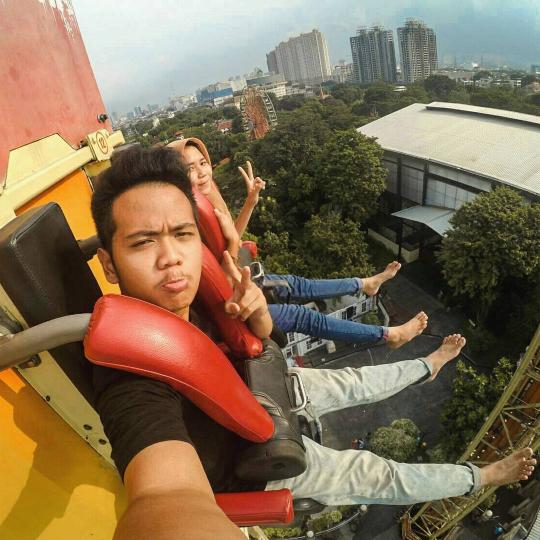
#> input picture munmun/test.jpg, 1080 x 1080 px (shown at 1/2 size)
$ python hue.py   (Python 2 division)
#> lines starting #> are read from the running program, lines starting #| are printed output that depends on the picture
import cv2
from scipy.cluster.vq import vq, kmeans
from matplotlib import pyplot as plt
import numpy as np

test_image = 'test.jpg'
img = cv2.imread(test_image)
#> img is the input picture: shape (1080, 1080, 3); mean B, G, R 83.4, 109.8, 129.9
hsv_image = cv2.cvtColor(img, cv2.COLOR_RGB2HSV)
#> hsv_image: shape (1080, 1080, 3); mean H, S, V 88.2, 104.6, 133.5

plt.imshow(hsv_image)
plt.show()

hue, sat, val = hsv_image[:,:,0], hsv_image[:,:,1], hsv_image[:,:,2]
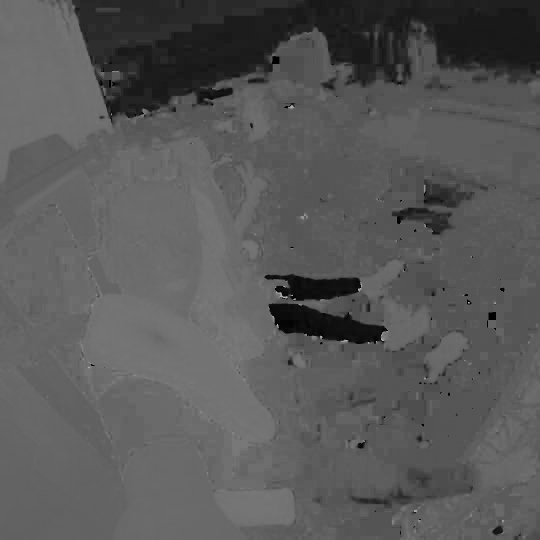
#> hue: shape (1080, 1080) (shown at 1/2 size); min 0, max 178, mean 88.2
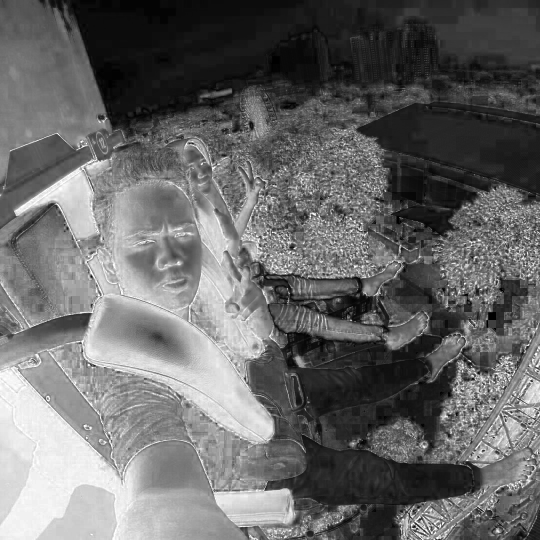
#> sat: shape (1080, 1080) (shown at 1/2 size); min 0, max 255, mean 104.6
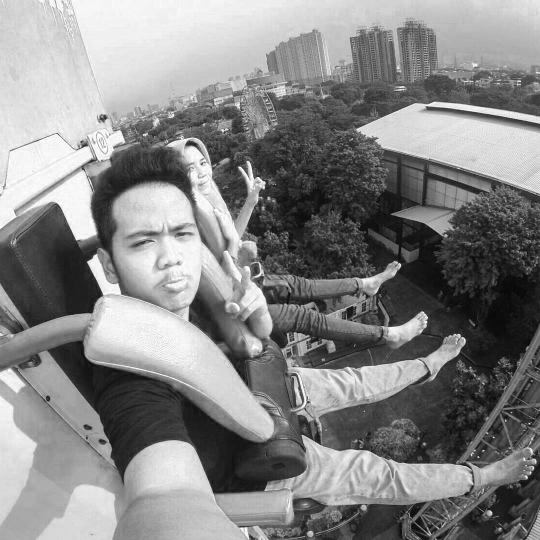
#> val: shape (1080, 1080) (shown at 1/2 size); min 1, max 255, mean 133.5

print sat
#> (printed output is left out)
print len(sat)
#| 1080

print img.size
#| 3499200

plt.figure(figsize=(10,8))
plt.subplot(311)
plt.subplots_adjust(hspace=.5)
plt.title("Hue")
plt.hist(np.ndarray.flatten(hue), bins=180)
plt.subplot(312)
plt.title("Saturation")
plt.hist(np.ndarray.flatten(sat), bins=128)
plt.subplot(313)
plt.title("Luminosity Value")
plt.hist(np.ndarray.flatten(val), bins=128)
plt.show()
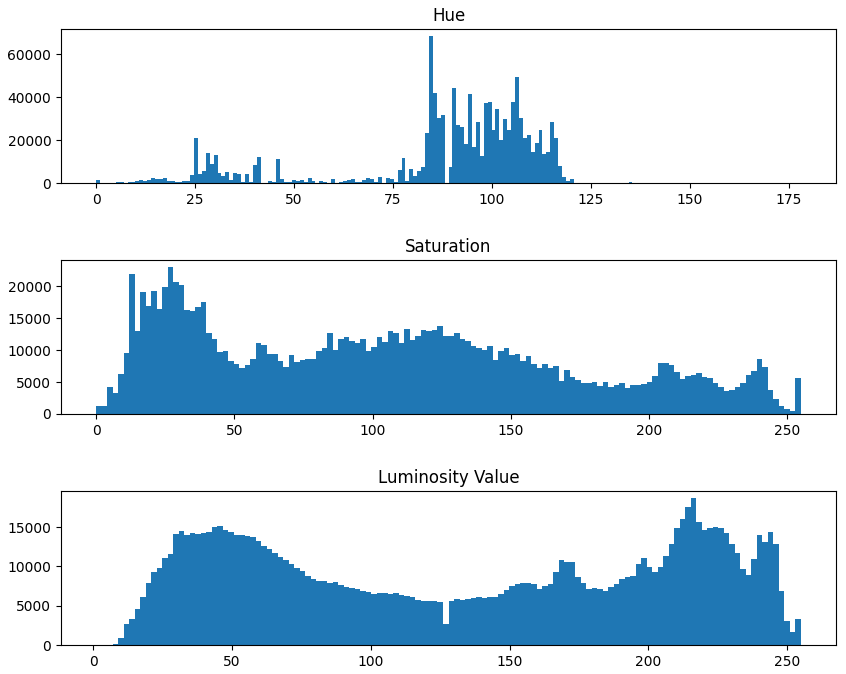
#> figure drawn by matplotlib, 3 panels; panel 1: tallest bar 68460 high, from x = 84.06 to 85.04; panel 2: tallest bar 22986 high, from x = 25.9 to 27.89; panel 3: tallest bar 18650 high, from x = 215.3 to 217.3
